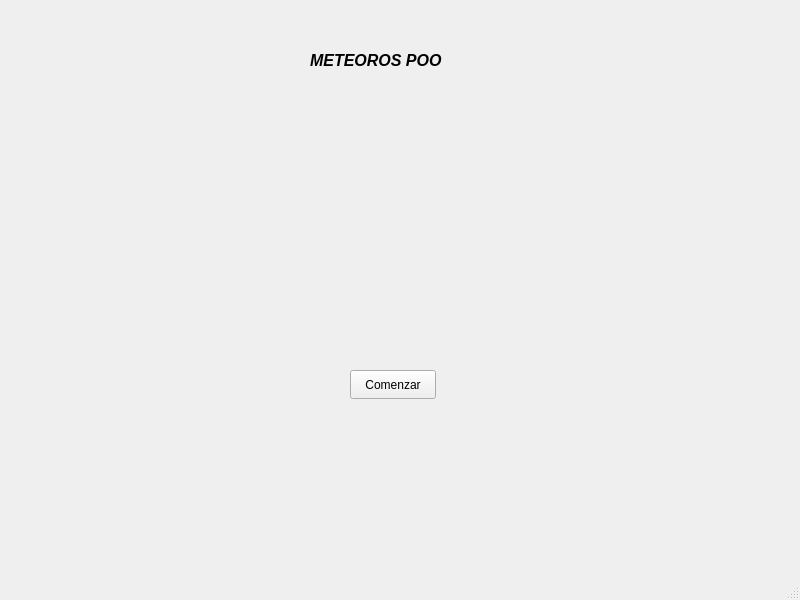
<?xml version="1.0" encoding="UTF-8"?>
<ui version="4.0">
 <class>MenuInicial</class>
 <widget class="QMainWindow" name="MenuInicial">
  <property name="geometry">
   <rect>
    <x>0</x>
    <y>0</y>
    <width>800</width>
    <height>600</height>
   </rect>
  </property>
  <property name="windowTitle">
   <string>MenuInicial</string>
  </property>
  <widget class="QWidget" name="centralwidget">
   <widget class="QLabel" name="imagen_espacio_menu">
    <property name="geometry">
     <rect>
      <x>-20</x>
      <y>-20</y>
      <width>841</width>
      <height>611</height>
     </rect>
    </property>
    <property name="text">
     <string/>
    </property>
    <property name="pixmap">
     <pixmap resource="res.qrc">:/images/espacio_menu.png</pixmap>
    </property>
   </widget>
   <widget class="QPushButton" name="Button_iniciar">
    <property name="geometry">
     <rect>
      <x>350</x>
      <y>370</y>
      <width>86</width>
      <height>29</height>
     </rect>
    </property>
    <property name="text">
     <string>Comenzar</string>
    </property>
   </widget>
   <widget class="QLabel" name="imagen_planeta_azul_menu">
    <property name="geometry">
     <rect>
      <x>500</x>
      <y>260</y>
      <width>461</width>
      <height>431</height>
     </rect>
    </property>
    <property name="text">
     <string/>
    </property>
    <property name="pixmap">
     <pixmap resource="res.qrc">:/images/planeta.png</pixmap>
    </property>
   </widget>
   <widget class="QLabel" name="imagen_planeta_rojo_menu">
    <property name="geometry">
     <rect>
      <x>-290</x>
      <y>30</y>
      <width>721</width>
      <height>491</height>
     </rect>
    </property>
    <property name="text">
     <string/>
    </property>
    <property name="pixmap">
     <pixmap resource="res.qrc">:/images/planeta_rojo.png</pixmap>
    </property>
   </widget>
   <widget class="QLabel" name="imagen_nave_menu">
    <property name="geometry">
     <rect>
      <x>300</x>
      <y>120</y>
      <width>201</width>
      <height>241</height>
     </rect>
    </property>
    <property name="text">
     <string/>
    </property>
    <property name="pixmap">
     <pixmap resource="res.qrc">:/images/nave_menu.png</pixmap>
    </property>
   </widget>
   <widget class="QLabel" name="label">
    <property name="geometry">
     <rect>
      <x>310</x>
      <y>50</y>
      <width>151</width>
      <height>21</height>
     </rect>
    </property>
    <property name="font">
     <font>
      <family>System</family>
      <pointsize>12</pointsize>
      <italic>true</italic>
      <bold>true</bold>
     </font>
    </property>
    <property name="text">
     <string>METEOROS POO</string>
    </property>
   </widget>
   <widget class="QLabel" name="imagen_meteoro_menu_1">
    <property name="geometry">
     <rect>
      <x>550</x>
      <y>30</y>
      <width>211</width>
      <height>111</height>
     </rect>
    </property>
    <property name="text">
     <string/>
    </property>
    <property name="pixmap">
     <pixmap resource="res.qrc">:/images/asteroide_menu.png</pixmap>
    </property>
   </widget>
   <widget class="QLabel" name="imagen_meteoro_menu1_2">
    <property name="geometry">
     <rect>
      <x>550</x>
      <y>90</y>
      <width>211</width>
      <height>111</height>
     </rect>
    </property>
    <property name="text">
     <string/>
    </property>
    <property name="pixmap">
     <pixmap resource="res.qrc">:/images/asteroide_menu.png</pixmap>
    </property>
   </widget>
   <widget class="QLabel" name="imagen_meteoro_menu1_3">
    <property name="geometry">
     <rect>
      <x>440</x>
      <y>110</y>
      <width>211</width>
      <height>111</height>
     </rect>
    </property>
    <property name="text">
     <string/>
    </property>
    <property name="pixmap">
     <pixmap resource="res.qrc">:/images/asteroide_menu.png</pixmap>
    </property>
   </widget>
  </widget>
  <widget class="QMenuBar" name="menubar">
   <property name="geometry">
    <rect>
     <x>0</x>
     <y>0</y>
     <width>800</width>
     <height>21</height>
    </rect>
   </property>
  </widget>
  <widget class="QStatusBar" name="statusbar"/>
 </widget>
 <resources>
  <include location="res.qrc"/>
 </resources>
 <connections/>
</ui>
